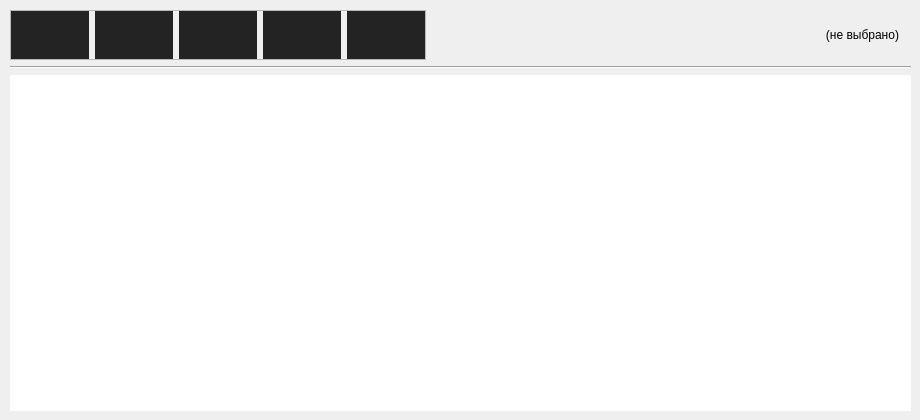
            <widget class="QWidget" name="page_4">
             <property name="styleSheet">
              <string notr="true"/>
             </property>
             <widget class="QWidget" name="gridLayoutWidget_2">
              <property name="geometry">
               <rect>
                <x>10</x>
                <y>10</y>
                <width>901</width>
                <height>401</height>
               </rect>
              </property>
              <layout class="QGridLayout" name="gridLayout_5">
               <item row="0" column="3">
                <spacer name="horizontalSpacer_3">
                 <property name="orientation">
                  <enum>Qt::Horizontal</enum>
                 </property>
                 <property name="sizeType">
                  <enum>QSizePolicy::Fixed</enum>
                 </property>
                 <property name="sizeHint" stdset="0">
                  <size>
                   <width>6</width>
                   <height>20</height>
                  </size>
                 </property>
                </spacer>
               </item>
               <item row="0" column="2">
                <widget class="QLabel" name="lbl_SelectedHardwareUnit">
                 <property name="styleSheet">
                  <string notr="true">font: 11pt &quot;Segoe UI Semibold&quot;</string>
                 </property>
                 <property name="text">
                  <string>(не выбрано)</string>
                 </property>
                 <property name="alignment">
                  <set>Qt::AlignRight|Qt::AlignTrailing|Qt::AlignVCenter</set>
                 </property>
                </widget>
               </item>
               <item row="0" column="0">
                <widget class="QFrame" name="frame_HardwareBasicActions">
                 <property name="sizePolicy">
                  <sizepolicy hsizetype="Preferred" vsizetype="Minimum">
                   <horstretch>0</horstretch>
                   <verstretch>0</verstretch>
                  </sizepolicy>
                 </property>
                 <property name="styleSheet">
                  <string notr="true">QPushButton {
    color: rgb(255, 255, 255);
    background-color: rgb(35, 35, 35);
    border: 0px solid;
}
QPushButton:hover {
    background-color: rgb(47, 105, 23);
}

QPushButton:pressed { background-color: rgb(70, 175, 38); }</string>
                 </property>
                 <property name="frameShape">
                  <enum>QFrame::StyledPanel</enum>
                 </property>
                 <property name="frameShadow">
                  <enum>QFrame::Raised</enum>
                 </property>
                 <layout class="QHBoxLayout" name="horizontalLayout_11">
                  <property name="leftMargin">
                   <number>0</number>
                  </property>
                  <property name="topMargin">
                   <number>0</number>
                  </property>
                  <property name="rightMargin">
                   <number>0</number>
                  </property>
                  <property name="bottomMargin">
                   <number>0</number>
                  </property>
                  <item>
                   <widget class="QPushButton" name="btn_HardwareAddUnit">
                    <property name="minimumSize">
                     <size>
                      <width>78</width>
                      <height>48</height>
                     </size>
                    </property>
                    <property name="maximumSize">
                     <size>
                      <width>64</width>
                      <height>48</height>
                     </size>
                    </property>
                    <property name="text">
                     <string/>
                    </property>
                    <property name="icon">
                     <iconset resource="../../images/resources.qrc">
                      <normaloff>:/white/white/plus_ico.png</normaloff>:/white/white/plus_ico.png</iconset>
                    </property>
                    <property name="iconSize">
                     <size>
                      <width>50</width>
                      <height>50</height>
                     </size>
                    </property>
                   </widget>
                  </item>
                  <item>
                   <widget class="QPushButton" name="btn_HardwareConfigUnit">
                    <property name="minimumSize">
                     <size>
                      <width>78</width>
                      <height>48</height>
                     </size>
                    </property>
                    <property name="maximumSize">
                     <size>
                      <width>64</width>
                      <height>48</height>
                     </size>
                    </property>
                    <property name="text">
                     <string/>
                    </property>
                    <property name="icon">
                     <iconset resource="../../images/resources.qrc">
                      <normaloff>:/white/white/config_ico_-c.png</normaloff>:/white/white/config_ico_-c.png</iconset>
                    </property>
                    <property name="iconSize">
                     <size>
                      <width>58</width>
                      <height>58</height>
                     </size>
                    </property>
                   </widget>
                  </item>
                  <item>
                   <widget class="QPushButton" name="btn_HardwareToggleUnitStatsRegistry">
                    <property name="minimumSize">
                     <size>
                      <width>78</width>
                      <height>48</height>
                     </size>
                    </property>
                    <property name="maximumSize">
                     <size>
                      <width>64</width>
                      <height>48</height>
                     </size>
                    </property>
                    <property name="autoFillBackground">
                     <bool>false</bool>
                    </property>
                    <property name="text">
                     <string/>
                    </property>
                    <property name="icon">
                     <iconset resource="../../images/resources.qrc">
                      <normaloff>:/white/white/save_ico.png</normaloff>:/white/white/save_ico.png</iconset>
                    </property>
                    <property name="iconSize">
                     <size>
                      <width>50</width>
                      <height>50</height>
                     </size>
                    </property>
                   </widget>
                  </item>
                  <item>
                   <widget class="QPushButton" name="btn_HardwareDeleteUnit">
                    <property name="minimumSize">
                     <size>
                      <width>78</width>
                      <height>48</height>
                     </size>
                    </property>
                    <property name="maximumSize">
                     <size>
                      <width>64</width>
                      <height>48</height>
                     </size>
                    </property>
                    <property name="text">
                     <string/>
                    </property>
                    <property name="icon">
                     <iconset resource="../../images/resources.qrc">
                      <normaloff>:/white/white/deny_ico.png</normaloff>:/white/white/deny_ico.png</iconset>
                    </property>
                    <property name="iconSize">
                     <size>
                      <width>50</width>
                      <height>50</height>
                     </size>
                    </property>
                   </widget>
                  </item>
                  <item>
                   <widget class="QPushButton" name="btn_HardwareAdditionalSettings">
                    <property name="minimumSize">
                     <size>
                      <width>78</width>
                      <height>48</height>
                     </size>
                    </property>
                    <property name="maximumSize">
                     <size>
                      <width>78</width>
                      <height>48</height>
                     </size>
                    </property>
                    <property name="text">
                     <string/>
                    </property>
                    <property name="icon">
                     <iconset resource="../../images/resources.qrc">
                      <normaloff>:/white/white/more_ico.png</normaloff>:/white/white/more_ico.png</iconset>
                    </property>
                    <property name="iconSize">
                     <size>
                      <width>50</width>
                      <height>50</height>
                     </size>
                    </property>
                   </widget>
                  </item>
                 </layout>
                </widget>
               </item>
               <item row="0" column="1">
                <spacer name="horizontalSpacer_2">
                 <property name="orientation">
                  <enum>Qt::Horizontal</enum>
                 </property>
                 <property name="sizeHint" stdset="0">
                  <size>
                   <width>40</width>
                   <height>20</height>
                  </size>
                 </property>
                </spacer>
               </item>
               <item row="1" column="0" colspan="4">
                <widget class="Line" name="line_4">
                 <property name="orientation">
                  <enum>Qt::Horizontal</enum>
                 </property>
                </widget>
               </item>
               <item row="2" column="0" colspan="4">
                <widget class="QTableView" name="tbv_HardwareList">
                 <property name="sizePolicy">
                  <sizepolicy hsizetype="Expanding" vsizetype="Expanding">
                   <horstretch>0</horstretch>
                   <verstretch>0</verstretch>
                  </sizepolicy>
                 </property>
                 <property name="styleSheet">
                  <string notr="true">QTableView { 
	border: none;
	color: white;
	font: 10pt &quot;Segoe UI&quot;;
}

QHeaderView::section {
	background-color: rgb(45, 45, 45);
	color: white;
	font: 11pt &quot;Segoe UI Semibold&quot;;
	border: none;
}</string>
                 </property>
                 <property name="midLineWidth">
                  <number>0</number>
                 </property>
                 <property name="verticalScrollBarPolicy">
                  <enum>Qt::ScrollBarAsNeeded</enum>
                 </property>
                 <property name="editTriggers">
                  <set>QAbstractItemView::NoEditTriggers</set>
                 </property>
                 <property name="alternatingRowColors">
                  <bool>false</bool>
                 </property>
                 <property name="selectionMode">
                  <enum>QAbstractItemView::SingleSelection</enum>
                 </property>
                 <property name="selectionBehavior">
                  <enum>QAbstractItemView::SelectRows</enum>
                 </property>
                 <property name="showGrid">
                  <bool>false</bool>
                 </property>
                 <attribute name="horizontalHeaderMinimumSectionSize">
                  <number>30</number>
                 </attribute>
                 <attribute name="horizontalHeaderStretchLastSection">
                  <bool>false</bool>
                 </attribute>
                 <attribute name="verticalHeaderVisible">
                  <bool>false</bool>
                 </attribute>
                </widget>
               </item>
              </layout>
             </widget>
            </widget>
